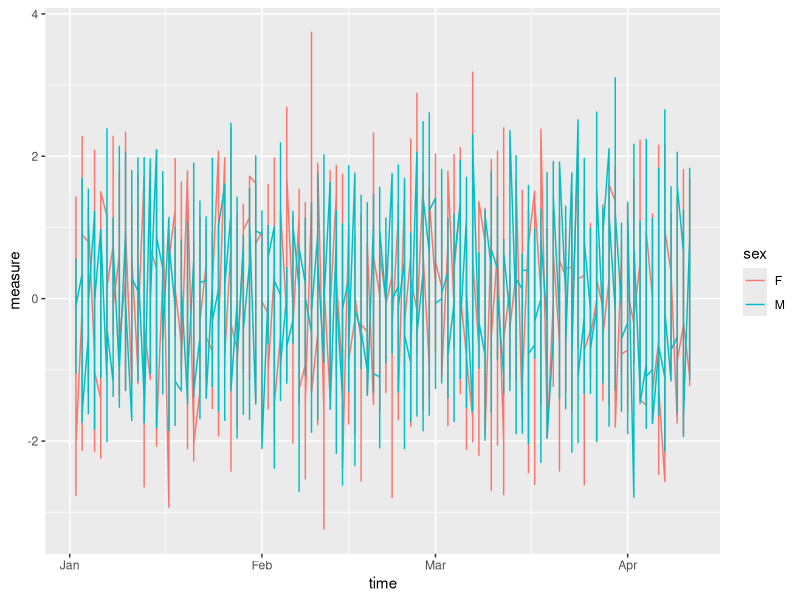

Reproduce this figure in R.
library(ggplot2)
library(plyr)
library(reshape2)

#setwd("/Users/Oliver/git/git_outbreak/misc")
#source(ggplot2_example.R)


outbreakg.aes_now<- function(...) 
{
	structure(list(...),  class = "uneval")
}

#create mock data set
ts.sim<- function()
{
	time	<-as.Date("2013-01-01")+1:100
	tmp		<-expand.grid(age=c("0-5","6-10","11-15",">15"),school=c("Sch A","Sch B","Sch C"),sex=c("F","M"))	
	df_mock	<-ddply(tmp,c("age","school","sex"),function(df)
			{	
				return(data.frame(time,measure=rnorm(length(time))))		
			})
	df_mock
}

ts.plot<- function(df, x=NULL, y=NULL, facet=NULL,col=NULL)
{
	if(is.null(x))	x<- colnames(df)[1]
	if(is.null(y))	y<- colnames(df)[2]
	if(!is.character(x))	stop("x not a character")
	if(!is.character(y))	stop("y not a character")
	p<- ggplot(data=df,aes_string(x=x,y=y))
	if(!is.null(facet))
		p<- p+facet_grid(age~school)
	
	if(!is.null(col))
		p<- p+geom_line(aes_string(colour=col))
	else
		p<- p+geom_line()	
	#p<-p+facet_grid(age~school)
	#p<-p+geom_line(aes(colour=sex))
	#print(p)
	p
}

#main
if(1)
{
	df<- ts.sim()
	print(ts.plot(df,x="time",y="measure",col="sex"))
}